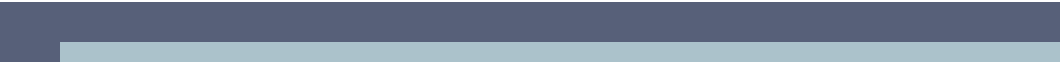
        <widget class="QFrame" name="frame_top">
         <property name="sizePolicy">
          <sizepolicy hsizetype="Preferred" vsizetype="Fixed">
           <horstretch>0</horstretch>
           <verstretch>0</verstretch>
          </sizepolicy>
         </property>
         <property name="minimumSize">
          <size>
           <width>0</width>
           <height>60</height>
          </size>
         </property>
         <property name="maximumSize">
          <size>
           <width>16777215</width>
           <height>65</height>
          </size>
         </property>
         <property name="styleSheet">
          <string notr="true">background-color: transparent;</string>
         </property>
         <property name="frameShape">
          <enum>QFrame::NoFrame</enum>
         </property>
         <property name="frameShadow">
          <enum>QFrame::Raised</enum>
         </property>
         <layout class="QHBoxLayout" name="horizontalLayout_3">
          <property name="spacing">
           <number>0</number>
          </property>
          <property name="leftMargin">
           <number>0</number>
          </property>
          <property name="topMargin">
           <number>0</number>
          </property>
          <property name="rightMargin">
           <number>0</number>
          </property>
          <property name="bottomMargin">
           <number>0</number>
          </property>
          <item>
           <widget class="QFrame" name="frame_toggle">
            <property name="sizePolicy">
             <sizepolicy hsizetype="Minimum" vsizetype="Fixed">
              <horstretch>0</horstretch>
              <verstretch>0</verstretch>
             </sizepolicy>
            </property>
            <property name="minimumSize">
             <size>
              <width>60</width>
              <height>60</height>
             </size>
            </property>
            <property name="maximumSize">
             <size>
              <width>70</width>
              <height>16777215</height>
             </size>
            </property>
            <property name="styleSheet">
             <string notr="true">background-color: rgb(27, 29, 35);</string>
            </property>
            <property name="frameShape">
             <enum>QFrame::NoFrame</enum>
            </property>
            <property name="frameShadow">
             <enum>QFrame::Raised</enum>
            </property>
            <layout class="QVBoxLayout" name="verticalLayout_3">
             <property name="spacing">
              <number>0</number>
             </property>
             <property name="leftMargin">
              <number>0</number>
             </property>
             <property name="topMargin">
              <number>0</number>
             </property>
             <property name="rightMargin">
              <number>0</number>
             </property>
             <property name="bottomMargin">
              <number>0</number>
             </property>
             <item>
              <widget class="QPushButton" name="toggleButton">
               <property name="sizePolicy">
                <sizepolicy hsizetype="Expanding" vsizetype="Fixed">
                 <horstretch>0</horstretch>
                 <verstretch>0</verstretch>
                </sizepolicy>
               </property>
               <property name="minimumSize">
                <size>
                 <width>60</width>
                 <height>60</height>
                </size>
               </property>
               <property name="styleSheet">
                <string notr="true">QPushButton {
	background-position: center;
	background-repeat: no-reperat;
	border: none;
	background-color: #576079;
	padding-left: 5px;
}
QPushButton:hover {
	background-color: #576079;
}
QPushButton:pressed {	
	background-color: #576079;
}
</string>
               </property>
               <property name="text">
                <string/>
               </property>
              </widget>
             </item>
            </layout>
           </widget>
          </item>
          <item>
           <widget class="QFrame" name="frame_top_right">
            <property name="sizePolicy">
             <sizepolicy hsizetype="Preferred" vsizetype="Maximum">
              <horstretch>0</horstretch>
              <verstretch>0</verstretch>
             </sizepolicy>
            </property>
            <property name="minimumSize">
             <size>
              <width>0</width>
              <height>60</height>
             </size>
            </property>
            <property name="styleSheet">
             <string notr="true">background: transparent;</string>
            </property>
            <property name="frameShape">
             <enum>QFrame::NoFrame</enum>
            </property>
            <property name="frameShadow">
             <enum>QFrame::Raised</enum>
            </property>
            <layout class="QVBoxLayout" name="verticalLayout_2">
             <property name="spacing">
              <number>0</number>
             </property>
             <property name="leftMargin">
              <number>0</number>
             </property>
             <property name="topMargin">
              <number>0</number>
             </property>
             <property name="rightMargin">
              <number>0</number>
             </property>
             <property name="bottomMargin">
              <number>0</number>
             </property>
             <item>
              <widget class="QFrame" name="frame_top_btns">
               <property name="sizePolicy">
                <sizepolicy hsizetype="Preferred" vsizetype="Maximum">
                 <horstretch>0</horstretch>
                 <verstretch>0</verstretch>
                </sizepolicy>
               </property>
               <property name="minimumSize">
                <size>
                 <width>0</width>
                 <height>60</height>
                </size>
               </property>
               <property name="maximumSize">
                <size>
                 <width>16777215</width>
                 <height>60</height>
                </size>
               </property>
               <property name="styleSheet">
                <string notr="true">background-color: #576079;</string>
               </property>
               <property name="frameShape">
                <enum>QFrame::NoFrame</enum>
               </property>
               <property name="frameShadow">
                <enum>QFrame::Raised</enum>
               </property>
               <layout class="QVBoxLayout" name="verticalLayout_11">
                <property name="leftMargin">
                 <number>0</number>
                </property>
                <property name="topMargin">
                 <number>0</number>
                </property>
                <property name="rightMargin">
                 <number>0</number>
                </property>
                <property name="bottomMargin">
                 <number>0</number>
                </property>
                <item>
                 <widget class="QFrame" name="frame_btns_right">
                  <property name="sizePolicy">
                   <sizepolicy hsizetype="Expanding" vsizetype="Preferred">
                    <horstretch>0</horstretch>
                    <verstretch>0</verstretch>
                   </sizepolicy>
                  </property>
                  <property name="minimumSize">
                   <size>
                    <width>0</width>
                    <height>40</height>
                   </size>
                  </property>
                  <property name="maximumSize">
                   <size>
                    <width>120</width>
                    <height>16777215</height>
                   </size>
                  </property>
                  <property name="frameShape">
                   <enum>QFrame::NoFrame</enum>
                  </property>
                  <property name="frameShadow">
                   <enum>QFrame::Raised</enum>
                  </property>
                  <layout class="QHBoxLayout" name="horizontalLayout_5">
                   <property name="spacing">
                    <number>0</number>
                   </property>
                   <property name="leftMargin">
                    <number>0</number>
                   </property>
                   <property name="topMargin">
                    <number>0</number>
                   </property>
                   <property name="rightMargin">
                    <number>0</number>
                   </property>
                   <property name="bottomMargin">
                    <number>0</number>
                   </property>
                  </layout>
                 </widget>
                </item>
                <item>
                 <widget class="QFrame" name="frame_grip">
                  <property name="enabled">
                   <bool>true</bool>
                  </property>
                  <property name="sizePolicy">
                   <sizepolicy hsizetype="Preferred" vsizetype="Maximum">
                    <horstretch>0</horstretch>
                    <verstretch>0</verstretch>
                   </sizepolicy>
                  </property>
                  <property name="minimumSize">
                   <size>
                    <width>1000</width>
                    <height>20</height>
                   </size>
                  </property>
                  <property name="maximumSize">
                   <size>
                    <width>16777215</width>
                    <height>20</height>
                   </size>
                  </property>
                  <property name="styleSheet">
                   <string notr="true">background-color: #ABC2CB;</string>
                  </property>
                  <property name="frameShape">
                   <enum>QFrame::NoFrame</enum>
                  </property>
                  <property name="frameShadow">
                   <enum>QFrame::Raised</enum>
                  </property>
                 </widget>
                </item>
               </layout>
              </widget>
             </item>
            </layout>
           </widget>
          </item>
         </layout>
        </widget>
